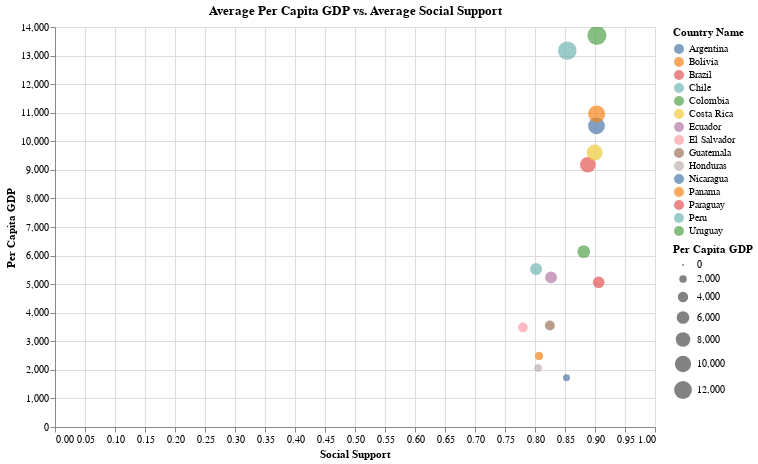

Notebook code cell kept with this figure:
### Code cell
# Compute the average Per Capita GDP per country
avg_gdp = pivoted_dataset.groupby('Country Name')['Per Capita GDP'].mean().reset_index()

# Compute the average Social Support per country
avg_social_support = latam.groupby('Country Name')['Social Support'].mean().reset_index()

# Merge the average datasets
merged_data = pd.merge(avg_gdp, avg_social_support, on='Country Name')

# Create the Altair plot
plot = alt.Chart(merged_data).mark_circle().encode(
    y='Per Capita GDP:Q',
    x='Social Support:Q',
    color='Country Name:N',
    size='Per Capita GDP:Q',
    tooltip=['Country Name', 'Per Capita GDP', 'Social Support']
).properties(
    title='Average Per Capita GDP vs. Average Social Support'
).interactive().configure_view(
    width=600,  # Set the width of the plot
    height=400  # Set the height of the plot
)

# Display the plot
plot

### Figure 1 — Vega-Lite specification as saved in the notebook (floating-point values rounded to 4 significant figures)
{"config": {"view": {"continuousWidth": 400, "continuousHeight": 300, "height": 400, "width": 600}}, "data": {"name": "data-ae02fb9686bdd24fa38a77ac910f01fd"}, "mark": "circle", "encoding": {"color": {"type": "nominal", "field": "Country Name"}, "size": {"type": "quantitative", "field": "Per Capita GDP"}, "tooltip": [{"type": "nominal", "field": "Country Name"}, {"type": "quantitative", "field": "Per Capita GDP"}, {"type": "quantitative", "field": "Social Support"}], "x": {"type": "quantitative", "field": "Social Support"}, "y": {"type": "quantitative", "field": "Per Capita GDP"}}, "selection": {"selector003": {"type": "interval", "bind": "scales", "encodings": ["x", "y"]}}, "title": "Average Per Capita GDP vs. Average Social Support", "$schema": "https://vega.github.io/schema/vega-lite/v4.8.1.json", "datasets": {"data-ae02fb9686bdd24fa38a77ac910f01fd": [{"Country Name": "Argentina", "Per Capita GDP": 10540.0, "Social Support": 0.9025}, {"Country Name": "Bolivia", "Per Capita GDP": 2487.0, "Social Support": 0.8069}, {"Country Name": "Brazil", "Per Capita GDP": 9181.0, "Social Support": 0.888}, {"Country Name": "Chile", "Per Capita GDP": 13170.0, "Social Support": 0.8538}, {"Country Name": "Colombia", "Per Capita GDP": 6137.0, "Social Support": 0.8812}, {"Country Name": "Costa Rica", "Per Capita GDP": 9606.0, "Social Support": 0.8994}, {"Country Name": "Ecuador", "Per Capita GDP": 5235.0, "Social Support": 0.8267}, {"Country Name": "El Salvador", "Per Capita GDP": 3485.0, "Social Support": 0.7798}, {"Country Name": "Guatemala", "Per Capita GDP": 3552.0, "Social Support": 0.8247}, {"Country Name": "Honduras", "Per Capita GDP": 2062.0, "Social Support": 0.8051}, {"Country Name": "Nicaragua", "Per Capita GDP": 1720.0, "Social Support": 0.8526}, {"Country Name": "Panama", "Per Capita GDP": 10960.0, "Social Support": 0.9027}, {"Country Name": "Paraguay", "Per Capita GDP": 5063.0, "Social Support": 0.9061}, {"Country Name": "Peru", "Per Capita GDP": 5528.0, "Social Support": 0.8018}, {"Country Name": "Uruguay", "Per Capita GDP": 13700.0, "Social Support": 0.9032}]}}
